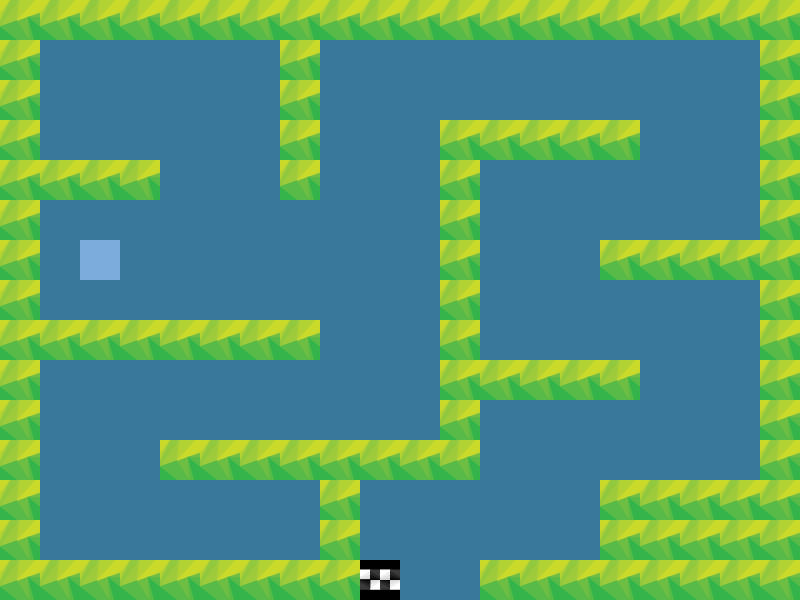

Tiled map render using the project's own tile images. Description and the whole map definition, tile-layer contents included, below:
An orthogonal 20x15 tile map with 40x40 px tiles, 1 tile layer (Tile Layer 1).

<map version="1.2" tiledversion="1.3.1" orientation="orthogonal" renderorder="right-down" compressionlevel="-1" width="20" height="15" tilewidth="40" tileheight="40" infinite="0" nextlayerid="2" nextobjectid="1">
 <tileset firstgid="1" source="tileset.tsx" />
 <layer id="1" name="Tile Layer 1" width="20" height="15">
  <data encoding="csv">
2,2,2,2,2,2,2,2,2,2,2,2,2,2,2,2,2,2,2,2,
2,3,3,3,3,3,3,2,3,3,3,3,3,3,3,3,3,3,3,2,
2,3,3,3,3,3,3,2,3,3,3,3,3,3,3,3,3,3,3,2,
2,3,3,3,3,3,3,2,3,3,3,2,2,2,2,2,3,3,3,2,
2,2,2,2,3,3,3,2,3,3,3,2,3,3,3,3,3,3,3,2,
2,3,3,3,3,3,3,3,3,3,3,2,3,3,3,3,3,3,3,2,
2,3,10,3,3,3,3,3,3,3,3,2,3,3,3,2,2,2,2,2,
2,3,3,3,3,3,3,3,3,3,3,2,3,3,3,3,3,3,3,2,
2,2,2,2,2,2,2,2,3,3,3,2,3,3,3,3,3,3,3,2,
2,3,3,3,3,3,3,3,3,3,3,2,2,2,2,2,3,3,3,2,
2,3,3,3,3,3,3,3,3,3,3,2,3,3,3,3,3,3,3,2,
2,3,3,3,2,2,2,2,2,2,2,2,3,3,3,3,3,3,3,2,
2,3,3,3,3,3,3,3,2,3,3,3,3,3,3,2,2,2,2,2,
2,3,3,3,3,3,3,3,2,3,3,3,3,3,3,2,2,2,2,2,
2,2,2,2,2,2,2,2,2,1,3,3,2,2,2,2,2,2,2,2
</data>
 </layer>
</map>
